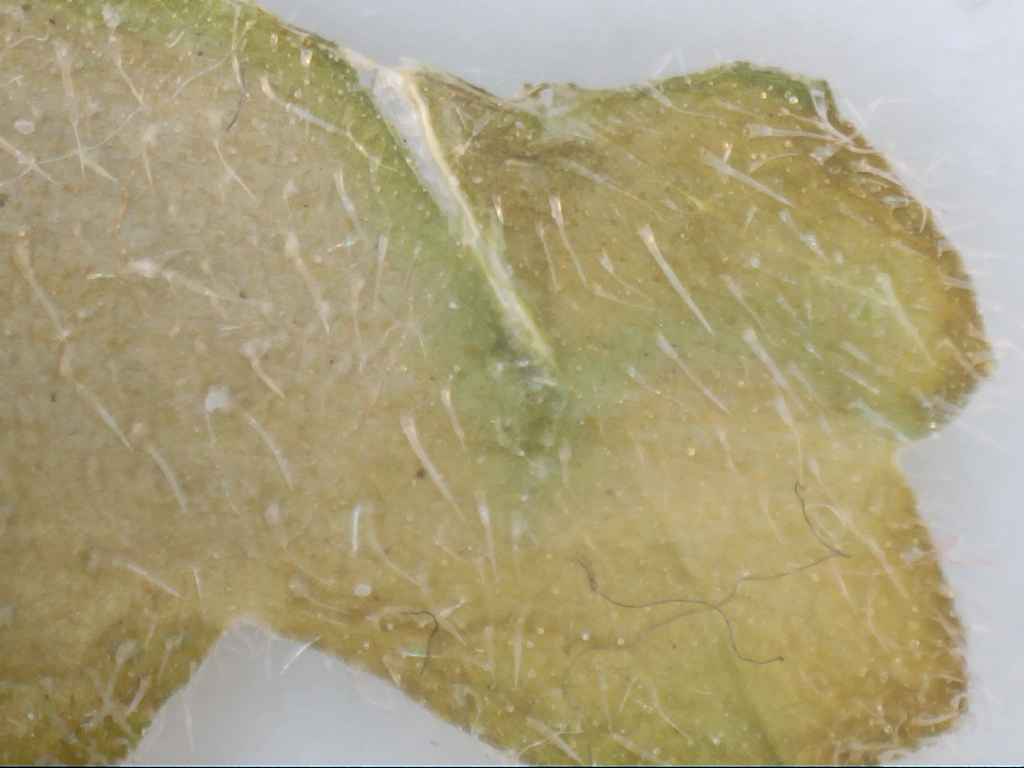
#> input picture img/snapshot_20260625_180225.png, 2048 x 1536 px, given in place of the camera (shown at 1/2 size)
$ python 6_k_noise_gui.py
#> lines starting #> are read from the running program, lines starting #| are printed output that depends on the picture
#> further down, frame is the input picture: shape (1536, 2048, 3); mean B, G, R 125.8, 161, 171
# Microscope viewer app
# This is my merged viewer (camera, zoom/pan, fps counter, the 3
# resolutions, snapshot) PLUS a new feature: stacked capture.
#
# What is "stacked capture" (key: k)?
# ------------------------------------
# Single pictures from this camera are noisy/grainy, especially on flat
# areas. The noise is RANDOM each frame, but the actual specimen detail
# is the SAME every frame. So if I take like 16 pictures in a row and
# average them together, the random noise mostly cancels itself out
# (averaging N frames cuts noise by about sqrt(N)) but the real detail
# stays just as strong. So the averaged picture ends up looking cleaner,
# without making anything up - the detail was already there, just hidden
# under noise.
#
# After averaging I also sharpen the image a bit (unsharp mask). I only
# do this AFTER averaging, because sharpening a single noisy frame just
# makes the noise look worse. Sharpening the clean averaged image is
# fine because there's actual signal there to sharpen.
#
# IMPORTANT: the specimen and the microscope both need to stay
# COMPLETELY STILL for the 1-3 seconds it takes to grab all the frames,
# otherwise the average comes out blurry instead of sharp. Use the
# stand, don't do this handheld.
#
# Controls:
#   q = quit
#   + = zoom in
#   - = zoom out
#   0 = reset zoom/pan
#   w/a/s/d = pan when zoomed in
#   1 = low res (800x600, ~28fps)
#   2 = medium res (1280x960, ~24fps)
#   3 = high res (2048x1536, ~14fps)
#   p = take a normal single-frame snapshot
#   k = take a STACKED snapshot (averages several frames then sharpens)

import cv2
import numpy as np
import os
import time
from datetime import datetime

# where to save pictures
folder_path = os.path.dirname(os.path.abspath(__file__))
save_folder = os.path.join(folder_path, "img")
if not os.path.exists(save_folder):
    os.makedirs(save_folder)

# which camera to open
camera_index = 1

# zoom settings
zoom_min = 1.0
zoom_max = 8.0
zoom_step = 0.5
pan_step = 0.05

# window size on screen
window_width = 960

# text drawing settings
font = cv2.FONT_HERSHEY_SIMPLEX
text_color = (0, 255, 0)
text_size = 0.55
text_thickness = 1

# --- stacking settings ---
# how many frames to average together. more frames = cleaner image but
# takes longer and you have to hold still longer. 16 seems to work well.
stack_frame_count = 16

# how strong the sharpening is after averaging. 1.5 is a decent amount,
# if it still looks soft try raising it a bit, but if you start seeing
# weird bright/dark outlines around edges that means it's too much
sharpen_amount = 1.5
sharpen_radius = 2  # blur amount used to figure out where the edges are


def resize_to_width(img, width):
#> called with width = 960
    h, w = img.shape[:2]
#> h = 1536; w = 2048
    scale = width / w
#> scale = 0.469
    new_w = width
    new_h = int(h * scale)
#> new_h = 720
    return cv2.resize(img, (new_w, new_h), interpolation=cv2.INTER_AREA)
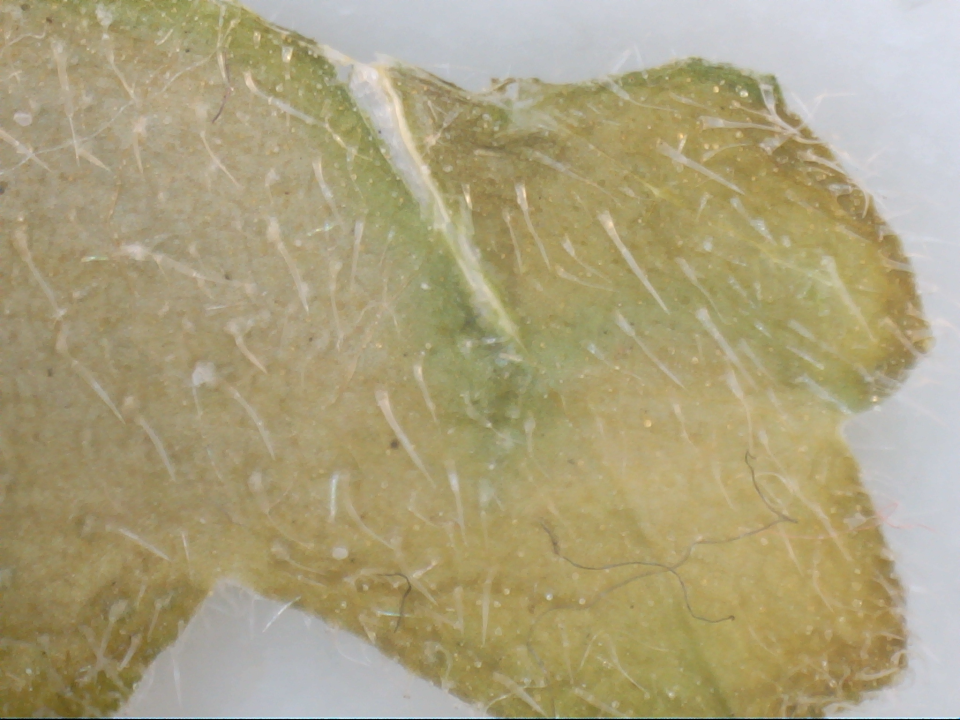
#> returned value: shape (720, 960, 3); mean of channels 0, 1, 2 125.8, 161, 171; drawn as B, G, R


def put_text_top_left(img, text):
    (text_w, text_h), _ = cv2.getTextSize(text, font, text_size, text_thickness)
    x = 10
    y = 10 + text_h
    cv2.rectangle(img, (x - 4, y - text_h - 4), (x + text_w + 4, y + 4), (0, 0, 0), -1)
    cv2.putText(img, text, (x, y), font, text_size, text_color, text_thickness, cv2.LINE_AA)


def put_text_bottom_left(img, text):
    h, w = img.shape[:2]
#> h = 720; w = 960
    (text_w, text_h), _ = cv2.getTextSize(text, font, text_size, text_thickness)
    x = 10
    y = h - 10
#> y = 710
    cv2.rectangle(img, (x - 4, y - text_h - 4), (x + text_w + 4, y + 4), (0, 0, 0), -1)
    cv2.putText(img, text, (x, y), font, text_size, text_color, text_thickness, cv2.LINE_AA)
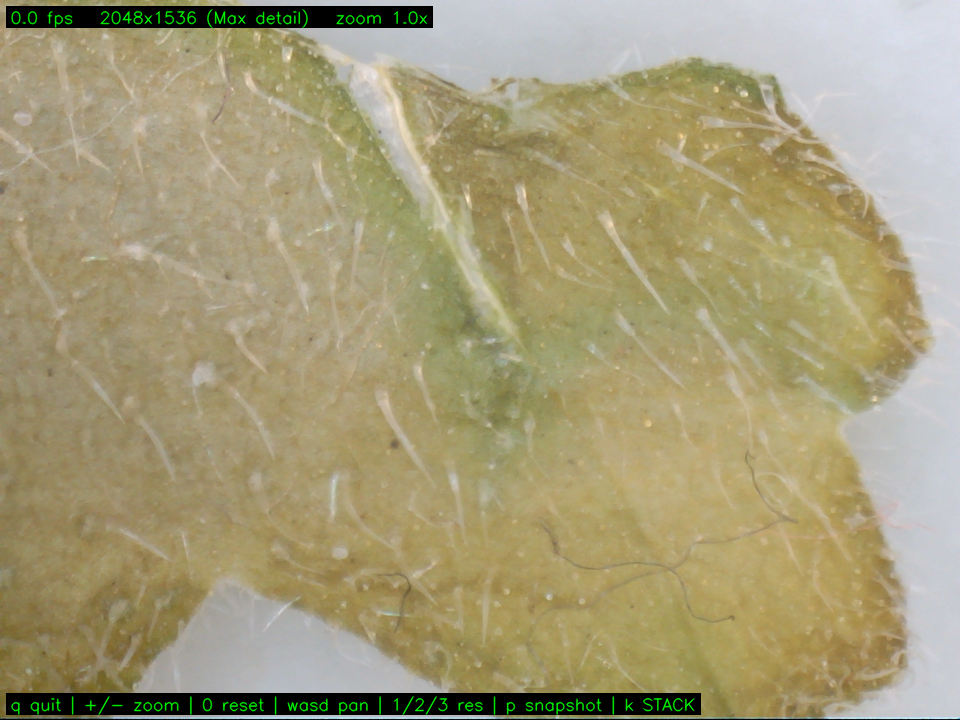
#> img: shape (720, 960, 3); mean B, G, R 121, 156.2, 165.1


# copied from my zoom/pan test script, did not change this
def apply_zoom_pan(frame, zoom, pan_x, pan_y):
    if zoom <= 1.0:
        return frame

    h, w = frame.shape[:2]
    crop_w = w / zoom
    crop_h = h / zoom

    center_x = pan_x * w
    center_y = pan_y * h

    x0 = center_x - crop_w / 2
    y0 = center_y - crop_h / 2

    if x0 < 0:
        x0 = 0
    if y0 < 0:
        y0 = 0
    if x0 > w - crop_w:
        x0 = w - crop_w
    if y0 > h - crop_h:
        y0 = h - crop_h

    x0 = int(x0)
    y0 = int(y0)
    x1 = int(x0 + crop_w)
    y1 = int(y0 + crop_h)

    cropped = frame[y0:y1, x0:x1]
    return cv2.resize(cropped, (w, h))


# ----------------------------------------------------------------------
# Stacking + sharpening functions - the new stuff
# ----------------------------------------------------------------------

# [61 lines left out: functions capture_stack, unsharp_mask, show_capturing_message, not called in this run]


def open_camera(width, height):
    # closing and reopening the camera is needed because just calling
    # cap.set() on a running camera crashes on my setup
    new_cap = cv2.VideoCapture(camera_index)
    new_cap.set(cv2.CAP_PROP_FRAME_WIDTH, width)
    new_cap.set(cv2.CAP_PROP_FRAME_HEIGHT, height)
    return new_cap


# [9 lines left out: function show_switching_screen, not called in this run]


# start on resolution 3 (Max detail) since that's probably what you
# want for stacking anyway
res_choice = 3
res_width = 2048
res_height = 1536
res_name = "Max detail"

cap = open_camera(res_width, res_height)

if not cap.isOpened():
    print("Could not open the camera. Check the USB cable and make sure")
    print("no other program is using the camera already.")
    exit()

zoom = zoom_min
pan_x = 0.5
pan_y = 0.5

frame_count = 0
last_fps_time = time.time()
fps = 0.0

print("Controls: q=quit +/-=zoom 0=reset wasd=pan 1/2/3=resolution p=snapshot k=STACK")
print("Saving images to:", save_folder)
print("Stack capture uses", stack_frame_count, "frames averaged together.")

while True:
    success, frame = cap.read()
    if not success:
        continue

    frame_count = frame_count + 1
    now = time.time()
    if now - last_fps_time >= 1.0:
        fps = frame_count / (now - last_fps_time)
        frame_count = 0
        last_fps_time = now

    view = apply_zoom_pan(frame, zoom, pan_x, pan_y)
    displayed = resize_to_width(view, window_width)

    status_text = "%.1f fps   %dx%d (%s)   zoom %.1fx" % (fps, res_width, res_height, res_name, zoom)
    put_text_top_left(displayed, status_text)
    put_text_bottom_left(displayed, "q quit | +/- zoom | 0 reset | wasd pan | 1/2/3 res | p snapshot | k STACK")

    cv2.imshow("Microscope Viewer", displayed)

    key = cv2.waitKey(1) & 0xFF
#> (key q is pressed here)

    if key == ord('q'):
        break

    elif key == ord('+') or key == ord('='):
        zoom = zoom + zoom_step
        if zoom > zoom_max:
            zoom = zoom_max

    elif key == ord('-'):
        zoom = zoom - zoom_step
        if zoom < zoom_min:
            zoom = zoom_min

    elif key == ord('0'):
        zoom = zoom_min
        pan_x = 0.5
        pan_y = 0.5

    elif key == ord('w'):
        pan_y = pan_y - pan_step
        if pan_y < 0.0:
            pan_y = 0.0

    elif key == ord('s'):
        pan_y = pan_y + pan_step
        if pan_y > 1.0:
            pan_y = 1.0

    elif key == ord('a'):
        pan_x = pan_x - pan_step
        if pan_x < 0.0:
            pan_x = 0.0

    elif key == ord('d'):
        pan_x = pan_x + pan_step
        if pan_x > 1.0:
            pan_x = 1.0

    elif key == ord('1') and res_choice != 1:
        res_choice = 1
        res_width = 800
        res_height = 600
        res_name = "Fast"
        show_switching_screen(res_width, res_height)
        cap.release()
        cap = open_camera(res_width, res_height)
        frame_count = 0
        last_fps_time = time.time()

    elif key == ord('2') and res_choice != 2:
        res_choice = 2
        res_width = 1280
        res_height = 960
        res_name = "Balanced"
        show_switching_screen(res_width, res_height)
        cap.release()
        cap = open_camera(res_width, res_height)
        frame_count = 0
        last_fps_time = time.time()

    elif key == ord('3') and res_choice != 3:
        res_choice = 3
        res_width = 2048
        res_height = 1536
        res_name = "Max detail"
        show_switching_screen(res_width, res_height)
        cap.release()
        cap = open_camera(res_width, res_height)
        frame_count = 0
        last_fps_time = time.time()

    elif key == ord('p'):
        # normal single-frame snapshot, full resolution, no zoom/pan
        # baked in, no extra processing
        now_str = datetime.now().strftime("%Y%m%d_%H%M%S")
        filename = "snapshot_" + now_str + ".png"
        full_path = os.path.join(save_folder, filename)
        cv2.imwrite(full_path, frame)
        print("Saved single-frame snapshot (" + str(res_width) + "x" + str(res_height) + "):", full_path)

    elif key == ord('k'):
        # new stacked capture feature
        averaged = capture_stack(cap, stack_frame_count)

        if averaged is None:
            print("Stack capture failed - could not read any frames.")
        else:
            sharpened = unsharp_mask(averaged, sharpen_amount, sharpen_radius)

            now_str = datetime.now().strftime("%Y%m%d_%H%M%S")
            raw_filename = "stacked_" + now_str + "_raw.png"
            sharp_filename = "stacked_" + now_str + "_sharpened.png"
            raw_path = os.path.join(save_folder, raw_filename)
            sharp_path = os.path.join(save_folder, sharp_filename)

            # save both versions - the plain averaged one (no sharpening)
            # and the sharpened one. keeping the plain one too in case
            # the sharpening amount needs adjusting later
            cv2.imwrite(raw_path, averaged)
            cv2.imwrite(sharp_path, sharpened)

            print("Saved stacked capture (" + str(stack_frame_count) + " frames, " + str(res_width) + "x" + str(res_height) + "):")
            print("  denoised (no sharpen):", raw_path)
            print("  denoised + sharpened :", sharp_path)

cap.release()
cv2.destroyAllWindows()

$ run again, on img/stacked_20260625_214927_raw.png
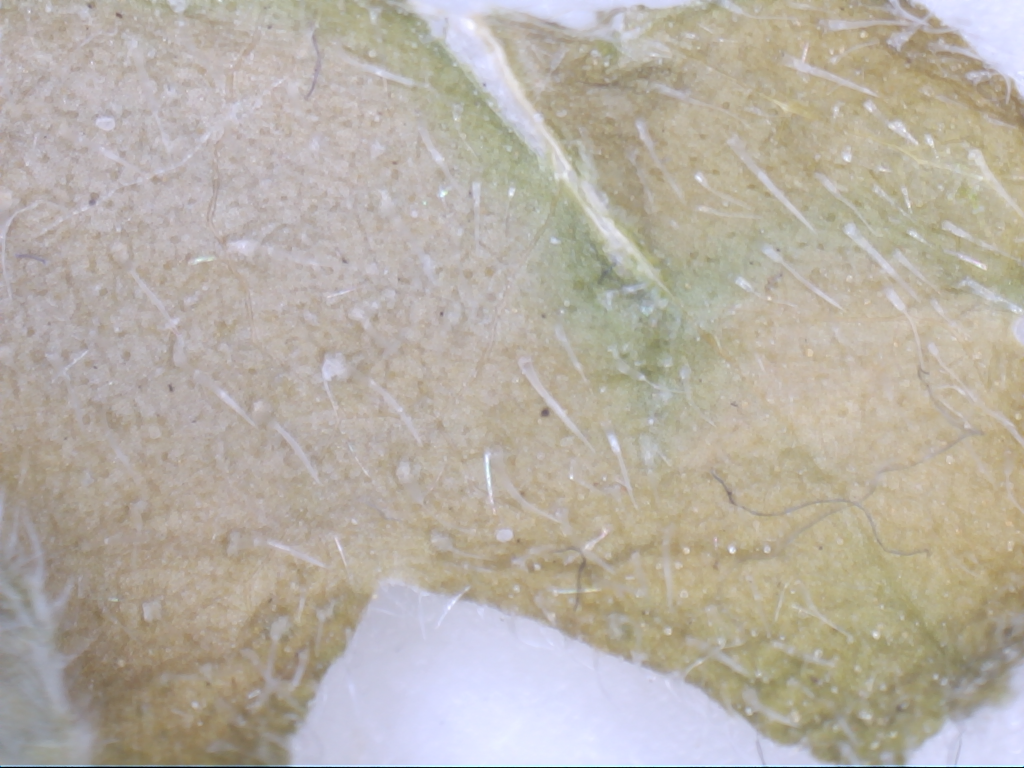
#> input picture img/stacked_20260625_214927_raw.png, 2048 x 1536 px, given in place of the camera (shown at 1/2 size)
#> frame is the input picture: shape (1536, 2048, 3); mean B, G, R 164.5, 174.9, 182
#> in resize_to_width, `return cv2.resize(img, (new_w, new_h), interpolation=cv2.INTER_AREA)`:
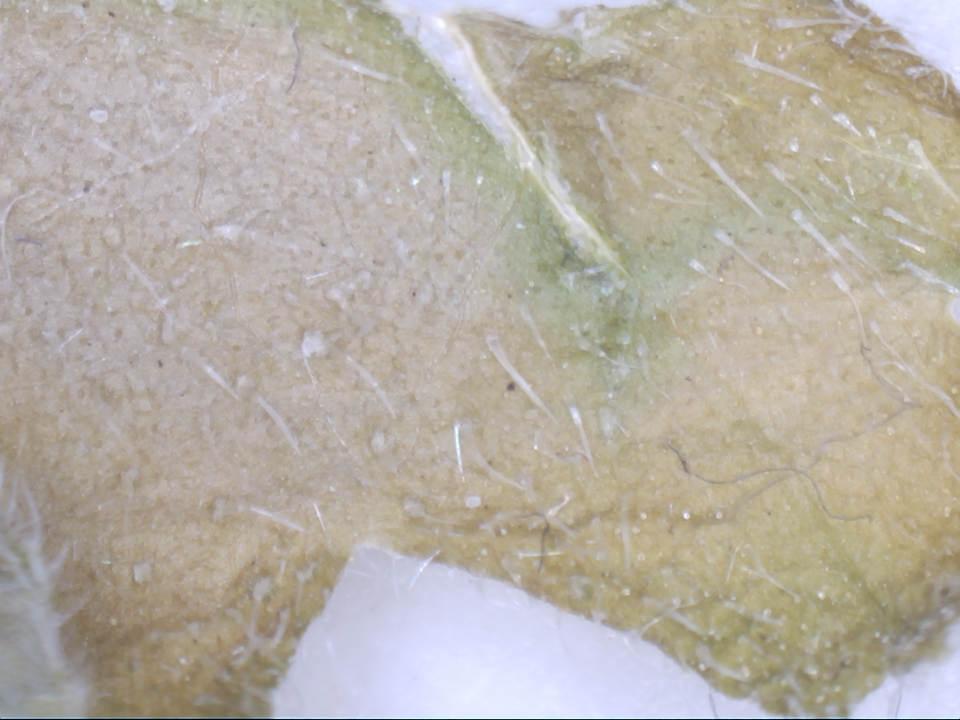
#> returned value: shape (720, 960, 3); mean of channels 0, 1, 2 164.5, 174.9, 182; drawn as B, G, R
#> in put_text_bottom_left, `cv2.putText(img, text, (x, y), font, text_size, text_color, text_thick..`:
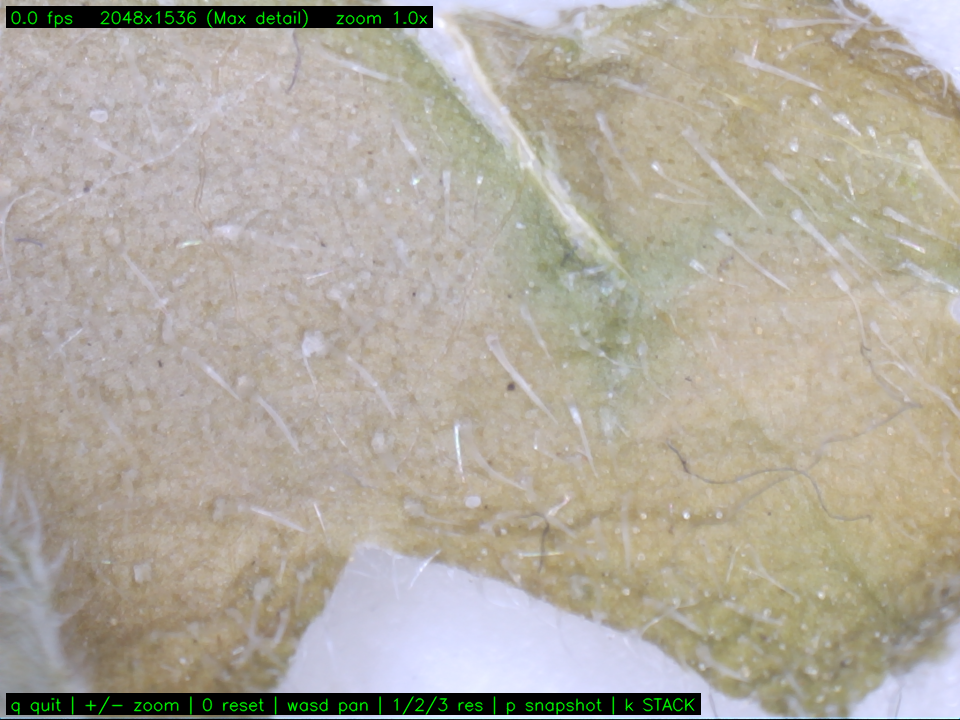
#> img: shape (720, 960, 3); mean B, G, R 157.9, 169.4, 175.4
